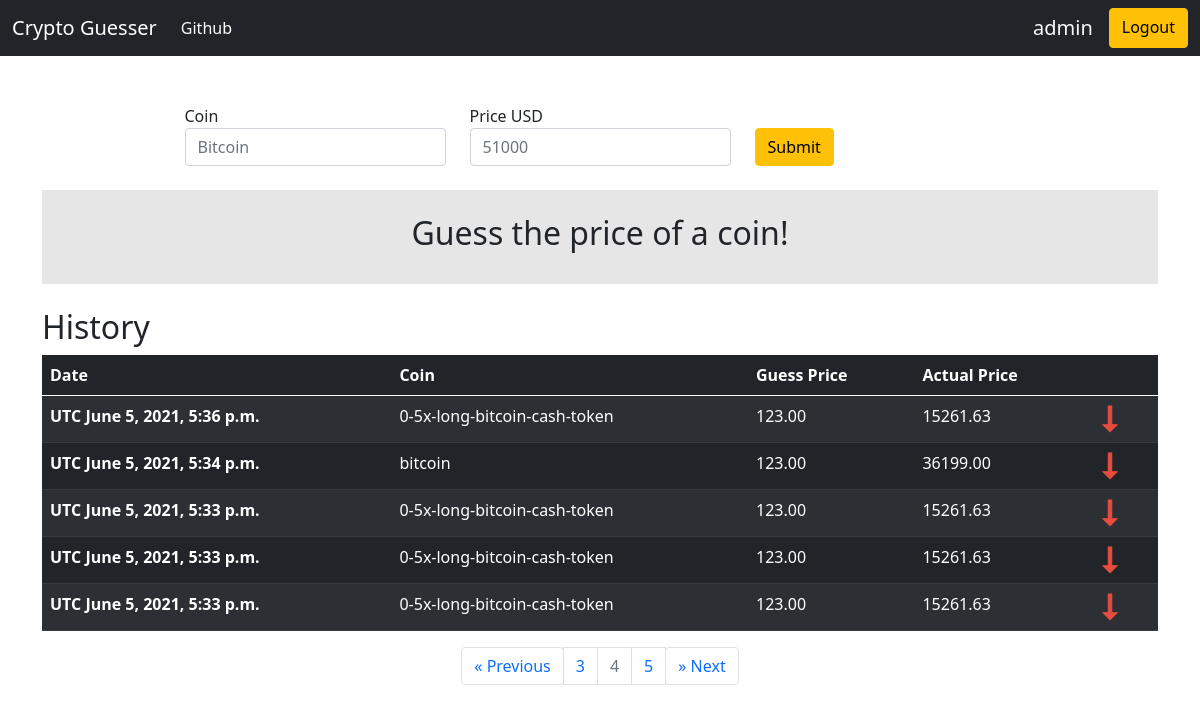
Page /?page=4 (signed in) on the committed database.
### result/models.py (models this page shows, shortened)
class Result(models.Model):
    coin = models.CharField(max_length=120, blank=False, null=False)
    guess_price = models.DecimalField(decimal_places=2, max_digits=10000)
    actual_price = models.DecimalField(decimal_places=2, max_digits=10000)
    author = models.ForeignKey(User, related_name='result', on_delete=models.CASCADE)
    created_at = models.DateTimeField(auto_now_add=True)
    objects = ResultManager()

### pages/views.py (the view, shortened to what this page needs)
# urls.py: path('', homepage_view, name='home'),
def homepage_view(request, *args, **kwargs):
    message = ""
    guess_price = 0
    actual_price = 0
    is_valid = False
    results = []
    if request.user.is_authenticated:
        results = Result._meta.model.objects.filter(author=request.user).order_by('-created_at')
    page = request.GET.get('page', 1)
    paginator = Paginator(results, 5)
    try:
        results = paginator.page(page)
    except PageNotAnInteger:
        results = paginator.page(1)
    except EmptyPage:
        results = paginator.page(paginator.num_pages)
    context = {
        'history' : results,
        'guess_result' : {
            'is_valid' : is_valid,
            "guess_price" : float(guess_price),
            "actual_price" : float(actual_price),
            "message" : message
        }
    }
    return render(request, "homepage.html", context)

### templates/homepage.html (shortened to what this page needs)
{% extends 'base.html' %}
{% load mathfilters %}
{% load tz %}
{% block content %}
<div class="container mt-5">
      <form action='.' method='POST'>{% csrf_token %}
        <div class="row justify-content-center">
          <div class="col-sm-3">
            <label class="sr-only" for="coin">Coin</label>
            <input id="coin" type="text" name='coin' class="form-control" id="coin" placeholder="Bitcoin">
          </div>
          <div class="col-sm-3">
            <label class="sr-only" for="guess_price">Price USD</label>
            <div class="input-group">
              <input id="guess_price" type="number" class="form-control" name='guess_price' id="guess_price" placeholder="51000" min="0" step="0.01" required=True>
            </div>
          </div>
          <div class="col-sm-3 pt-4">
            <button type="submit" class="btn btn-warning" id="submit">Submit</button>
          </div>
        </div>
      </form>
      <div class="my-4 p-4" style="background-color: rgba(15, 15, 15, 0.1);">
        {% if guess_result.is_valid %}
                {% if guess_result.guess_price < guess_result.actual_price %}
                  {% load static %}
                {% elif guess_result.guess_price > guess_result.actual_price %}
                  {% load static %}
                {% else %}
                  {% load static %}
                {% endif %}
        {% elif guess_result.message == "" %}
        <div class="d-flex justify-content-center">
          <h2>Guess the price of a coin!</h2>
        </div>
        {% else %}
        <div class="d-flex justify-content-center">
          <h2>{{guess_result.message}}</h2>
        </div>
        {% endif %}
      </div>
      <h2>History</h2>
    <div class="d-flex justify-content-center">
        <table id="table" class="table table-dark table-striped table-hover">
            <thead>
            <tr>
                <th scope="col">Date</th>
                <th scope="col">Coin</th>
                <th scope="col">Guess Price</th>
                <th scope="col">Actual Price</th>
                <th scope="col"></th>
            </tr>
            </thead>
            <tbody>
            {% for result in history %}
            <tr data-href='https://www.google.com'>
                <th scope="row">UTC {{result.created_at}}</th>
                <td>{{result.coin}}</td>
                <td>{{result.guess_price}}</td>
                <td>{{result.actual_price}}</td>
                {% if result.guess_price < result.actual_price %}
                <td>
                    {% load static %}
                    <img src="{% static 'images/icons8-down-30.png' %}" alt="lesser than">
                </td>
                {% elif result.guess_price > result.actual_price %}
                    {% load static %}
                {% else %}
                    {% load static %}
                {% endif %}
            </tr>
            {% endfor %}
            </tbody>
        </table>
      </div>
    <nav class="d-flex justify-content-center" aria-label="history navigation">
      <ul class="pagination">
        <li class="page-item">
          <a class="btn page-link {% if history.has_previous == False %}disabled{% endif %}"
          href="?page={% if history.has_previous %}{{ history.previous_page_number }}{% else %}1{% endif %}" aria-label="Previous">
            <span aria-hidden="true">&laquo;</span>
            <span class="sr-only">Previous</span>
          </a>
        </li>
        {% for i in history.paginator.page_range %}
            {% if i|sub:history.number|abs <= 1 %}
            <li class="page-item {% if history.number == i %}disabled{% endif %}"><a class="page-link" href="?page={{ i }}">{{ i }}</a></li>
            {% endif %}
        {% endfor %}
        <li class="page-item">
          <a class="btn page-link {% if history.has_next == False %}disabled{% endif %}"
          href="?page={% if history.has_next %}{{ history.next_page_number }}{% else %}{{ history.current_page_number }}{% endif %}" aria-label="Next">
            <span aria-hidden="true">&raquo;</span>
            <span class="sr-only">Next</span>
          </a>
        </li>
      </ul>
    </nav>
</div>
{% endblock %}

### templates/base.html (shortened to what this page needs)
<!DOCTYPE html>
<html lang="en">
    <head>
        <link href="https://cdn.jsdelivr.net/npm/bootstrap@5.0.1/dist/css/bootstrap.min.css" rel="stylesheet">
    </head>
    <body>
        <nav class="navbar navbar-expand-lg navbar-dark bg-dark">
            <div class="container-fluid">
              <a class="navbar-brand" href="/">Crypto Guesser</a>
              <div class="collapse navbar-collapse" id="navbarSupportedContent">
                <ul class="navbar-nav me-auto mb-2 mb-lg-0">
                  <li class="nav-item">
                    <a class="nav-link active" aria-current="page" href="https://github.com/todoge/Internship-tests/tree/master/coin-guesser">Github</a>
                  </li>
                </ul>
                <div class="d-flex">
                    {% if request.user.is_authenticated %}
                        <h5 class="text-light mx-3 pt-2">{{request.user}}</h5>
                        <a class="btn btn-warning" href="/logout" type="submit">Logout</a>
                    {% else %}
                        <a class="btn btn-success" href="/login">Login</a>
                        <a class="btn btn-primary mx-3" href="/register" type="submit">Register</a>
                    {% endif %}
                </div>
              </div>
            </div>
          </nav>
        {% block content %}
        {% endblock %}
    </body>
</html>

### rows in the picture
Result: created_at "June 5, 2021, 5:36 p.m.", coin "0-5x-long-bitcoin-cash-token", guess_price "123.00", actual_price "15261.63"
Result: created_at "June 5, 2021, 5:34 p.m.", coin "bitcoin", guess_price "123.00", actual_price "36199.00"
Result: created_at "June 5, 2021, 5:33 p.m.", coin "0-5x-long-bitcoin-cash-token", guess_price "123.00", actual_price "15261.63"
Result: created_at "June 5, 2021, 5:33 p.m.", coin "0-5x-long-bitcoin-cash-token", guess_price "123.00", actual_price "15261.63"
Result: created_at "June 5, 2021, 5:33 p.m.", coin "0-5x-long-bitcoin-cash-token", guess_price "123.00", actual_price "15261.63"

### other values in the picture
{{ request.user }} "admin"
{{ i }} "3" "4" "5"
